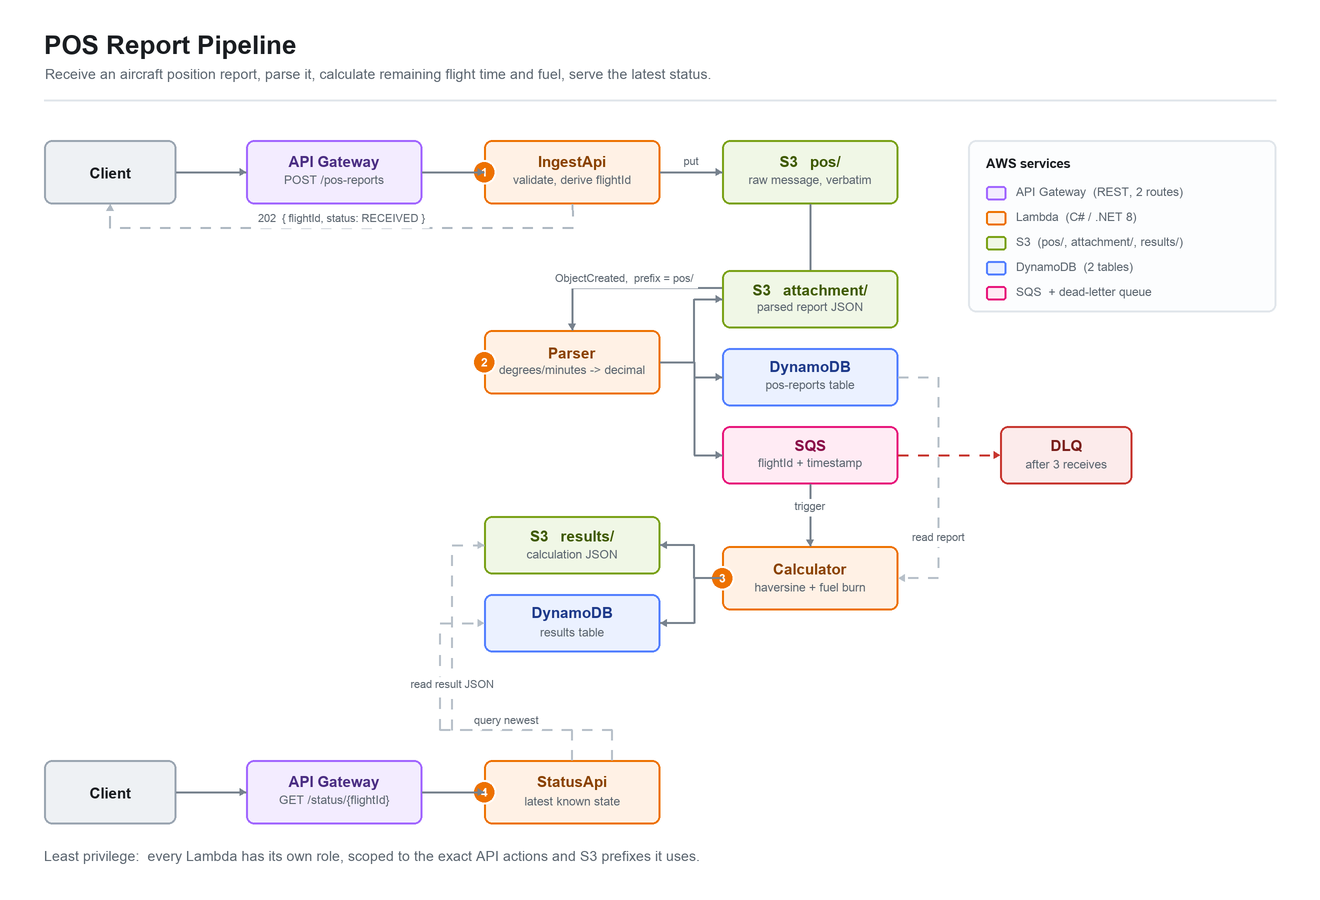

The script that saved this image:
"""Generates docs/architecture.png.

Kept in the repo so the diagram can be regenerated and reviewed as a diff
rather than being an opaque binary. Requires Pillow:

    pip install pillow
    python3 docs/architecture.py     # run from the repository root
"""
from PIL import Image, ImageDraw, ImageFont
import os, math

W, H, S = 1320, 900, 2
img = Image.new("RGB", (W*S, H*S), "#FFFFFF")
d = ImageDraw.Draw(img)

def font(size, bold=False):
    cands = (["/System/Library/Fonts/Supplemental/Arial Bold.ttf"] if bold
             else ["/System/Library/Fonts/Supplemental/Arial.ttf"]) + \
            ["/System/Library/Fonts/Helvetica.ttc"]
    for p in cands:
        if os.path.exists(p):
            try: return ImageFont.truetype(p, size*S)
            except Exception: pass
    return ImageFont.load_default()

F_TITLE, F_SUB = font(26, True), font(14)
F_BOX, F_BOXS  = font(15, True), font(12)
F_EDGE         = font(11)
INK, MUTED, LINE, READ = "#1A1D21", "#5C6670", "#77828E", "#B7C0C9"

C = {"client": ("#EEF1F4","#9AA5B1",INK), "api": ("#F3ECFF","#A166FF","#4B2E83"),
     "lambda": ("#FFF1E5","#ED7100","#8A4200"), "s3": ("#F0F7E6","#7AA116","#3F5A00"),
     "ddb": ("#EBF1FF","#527FFF","#1E3A8A"), "sqs": ("#FFEBF4","#E7157B","#8A0F49"),
     "dlq": ("#FCEBEB","#C7362F","#7A1F1B")}
B = {}

def box(k, x, y, w, h, kind, title, sub=None, tag=None):
    fill, edge, text = C[kind]
    d.rounded_rectangle([x*S, y*S, (x+w)*S, (y+h)*S], radius=8*S, fill=fill, outline=edge, width=2*S)
    if tag:
        d.ellipse([(x-12)*S,(y+h/2-12)*S,(x+12)*S,(y+h/2+12)*S], fill=edge, outline="#FFFFFF", width=2*S)
        tb = d.textbbox((0,0), tag, font=font(12, True))
        d.text((x*S-(tb[2]-tb[0])/2, (y+h/2)*S-(tb[3]-tb[1])/2-2*S), tag, font=font(12,True), fill="#FFFFFF")
    cy = y + h/2 - (10 if sub else 0)
    for txt, f, col, dy in [(title,F_BOX,text,0)] + ([(sub,F_BOXS,MUTED,19)] if sub else []):
        tb = d.textbbox((0,0), txt, font=f)
        d.text(((x+w/2)*S-(tb[2]-tb[0])/2, (cy+dy)*S-(tb[3]-tb[1])/2-2*S), txt, font=f, fill=col)
    B[k] = (x, y, w, h)

def A(k, side, off=0):
    x, y, w, h = B[k]
    return {"l":(x, y+h/2+off), "r":(x+w, y+h/2+off),
            "t":(x+w/2+off, y), "b":(x+w/2+off, y+h)}[side]

def head(p, dr, color):
    px, py, a = p[0]*S, p[1]*S, 6.5*S
    d.polygon({"r":[(px,py),(px-a,py-a*.6),(px-a,py+a*.6)],
               "l":[(px,py),(px+a,py-a*.6),(px+a,py+a*.6)],
               "d":[(px,py),(px-a*.6,py-a),(px+a*.6,py-a)],
               "u":[(px,py),(px-a*.6,py+a),(px+a*.6,py+a)]}[dr], fill=color)

def edge(pts, label=None, color=LINE, dashed=False, lbl_idx=0, lbl_dy=-10, lbl_t=0.5):
    for i in range(len(pts)-1):
        p, q = pts[i], pts[i+1]
        if dashed:
            dist = math.hypot(q[0]-p[0], q[1]-p[1]); n = max(int(dist/10), 1)
            for k in range(0, n, 2):
                t0, t1 = k/n, min((k+1)/n, 1)
                d.line([(p[0]+(q[0]-p[0])*t0)*S,(p[1]+(q[1]-p[1])*t0)*S,
                        (p[0]+(q[0]-p[0])*t1)*S,(p[1]+(q[1]-p[1])*t1)*S], fill=color, width=2*S)
        else:
            d.line([p[0]*S,p[1]*S,q[0]*S,q[1]*S], fill=color, width=2*S)
    p, q = pts[-2], pts[-1]
    head(q, "r" if q[0]>p[0]+1 else "l" if q[0]<p[0]-1 else "d" if q[1]>p[1] else "u", color)
    if label:
        p, q = pts[lbl_idx], pts[lbl_idx+1]
        lx, ly = p[0]+(q[0]-p[0])*lbl_t, p[1]+(q[1]-p[1])*lbl_t
        tb = d.textbbox((0,0), label, font=F_EDGE); tw, th = (tb[2]-tb[0])/S, (tb[3]-tb[1])/S
        d.rectangle([(lx-tw/2-4)*S,(ly+lbl_dy-th/2-3)*S,(lx+tw/2+4)*S,(ly+lbl_dy+th/2+4)*S], fill="#FFFFFF")
        d.text(((lx-tw/2)*S,(ly+lbl_dy-th/2)*S-2*S), label, font=F_EDGE, fill=MUTED)

d.text((44*S, 30*S), "POS Report Pipeline", font=F_TITLE, fill=INK)
d.text((45*S, 66*S), "Receive an aircraft position report, parse it, calculate remaining flight time and fuel, serve the latest status.",
       font=F_SUB, fill=MUTED)
d.line([44*S, 100*S, (W-44)*S, 100*S], fill="#E1E6EB", width=2*S)

BW, BH, SH = 176, 64, 58

# --- 1. ingest ---------------------------------------------------------
box("cl1", 44, 140, 132, BH, "client", "Client")
box("api1", 246, 140, BW, BH, "api", "API Gateway", "POST /pos-reports")
box("ing", 484, 140, BW, BH, "lambda", "IngestApi", "validate, derive flightId", tag="1")
box("raw", 722, 140, BW, BH, "s3", "S3   pos/", "raw message, verbatim")
edge([A("cl1","r"), A("api1","l")])
edge([A("api1","r"), A("ing","l")])
edge([A("ing","r"), A("raw","l")], "put")
edge([A("ing","b"), (573, 228), (110, 228), (110, 204)], "202  { flightId, status: RECEIVED }",
     color="#AEB8C2", dashed=True, lbl_idx=1, lbl_dy=-9)

# --- 2. parse ----------------------------------------------------------
box("par", 484, 330, BW, BH, "lambda", "Parser", "degrees/minutes -> decimal", tag="2")
edge([A("raw","b"), (810, 288), (572, 288), (572, 330)], "ObjectCreated,  prefix = pos/",
     lbl_idx=1, lbl_dy=-9, lbl_t=0.78)

box("att", 722, 270, BW, SH, "s3", "S3   attachment/", "parsed report JSON")
box("rep", 722, 348, BW, SH, "ddb", "DynamoDB", "pos-reports table")
box("sqs", 722, 426, BW, SH, "sqs", "SQS", "flightId + timestamp")
for dst, y in (("att", 299), ("rep", 377), ("sqs", 455)):
    edge([A("par","r"), (694, 362), (694, y), (722, y)])

box("dlq", 1000, 426, 132, SH, "dlq", "DLQ", "after 3 receives")
edge([A("sqs","r"), A("dlq","l")], color="#C7362F", dashed=True)

# --- 3. calculate ------------------------------------------------------
box("calc", 722, 546, BW, BH, "lambda", "Calculator", "haversine + fuel burn", tag="3")
edge([A("sqs","b"), A("calc","t")], "trigger", lbl_dy=-8)
edge([A("rep","r"), (938, 377), (938, 578), A("calc","r")], "read report",
     color=READ, dashed=True, lbl_idx=1, lbl_dy=0, lbl_t=0.80)

box("res", 484, 516, BW, SH, "s3", "S3   results/", "calculation JSON")
box("rres", 484, 594, BW, SH, "ddb", "DynamoDB", "results table")
for dst, y in (("res", 545), ("rres", 623)):
    edge([A("calc","l"), (694, 578), (694, y), (660, y)])

# --- 4. status ---------------------------------------------------------
box("cl2", 44, 760, 132, BH, "client", "Client")
box("api2", 246, 760, BW, BH, "api", "API Gateway", "GET /status/{flightId}")
box("st", 484, 760, BW, BH, "lambda", "StatusApi", "latest known state", tag="4")
edge([A("cl2","r"), A("api2","l")])
edge([A("api2","r"), A("st","l")])
edge([A("st","t"), (572, 730), (440, 730), (440, 623), (484, 623)], "query newest",
     color=READ, dashed=True, lbl_idx=1, lbl_dy=-9)
edge([(A("st","t")[0]+40, 760), (612, 730), (452, 730), (452, 545), (484, 545)],
     "read result JSON", color=READ, dashed=True, lbl_idx=2, lbl_dy=-9, lbl_t=0.20)

# ---- legend -----------------------------------------------------------
LX, LY = 968, 140
d.rounded_rectangle([LX*S, LY*S, (LX+308)*S, (LY+172)*S], radius=8*S,
                    fill="#FCFDFE", outline="#E1E6EB", width=2*S)
d.text(((LX+18)*S, (LY+16)*S), "AWS services", font=font(13, True), fill=INK)
for i, (kind, name) in enumerate([
        ("api", "API Gateway  (REST, 2 routes)"),
        ("lambda", "Lambda  (C# / .NET 8)"),
        ("s3", "S3  (pos/, attachment/, results/)"),
        ("ddb", "DynamoDB  (2 tables)"),
        ("sqs", "SQS  + dead-letter queue")]):
    fill, edge_c, _ = C[kind]
    y = LY + 46 + i*25
    d.rounded_rectangle([(LX+18)*S, y*S, (LX+38)*S, (y+14)*S], radius=3*S,
                        fill=fill, outline=edge_c, width=2*S)
    d.text(((LX+48)*S, (y-1)*S), name, font=F_BOXS, fill=MUTED)

d.text((44*S, 848*S), "Least privilege:  every Lambda has its own role, scoped to the exact API actions and S3 prefixes it uses.",
       font=F_SUB, fill=MUTED)
img.resize((W, H), Image.LANCZOS).save("docs/architecture.png")
print("wrote docs/architecture.png")
